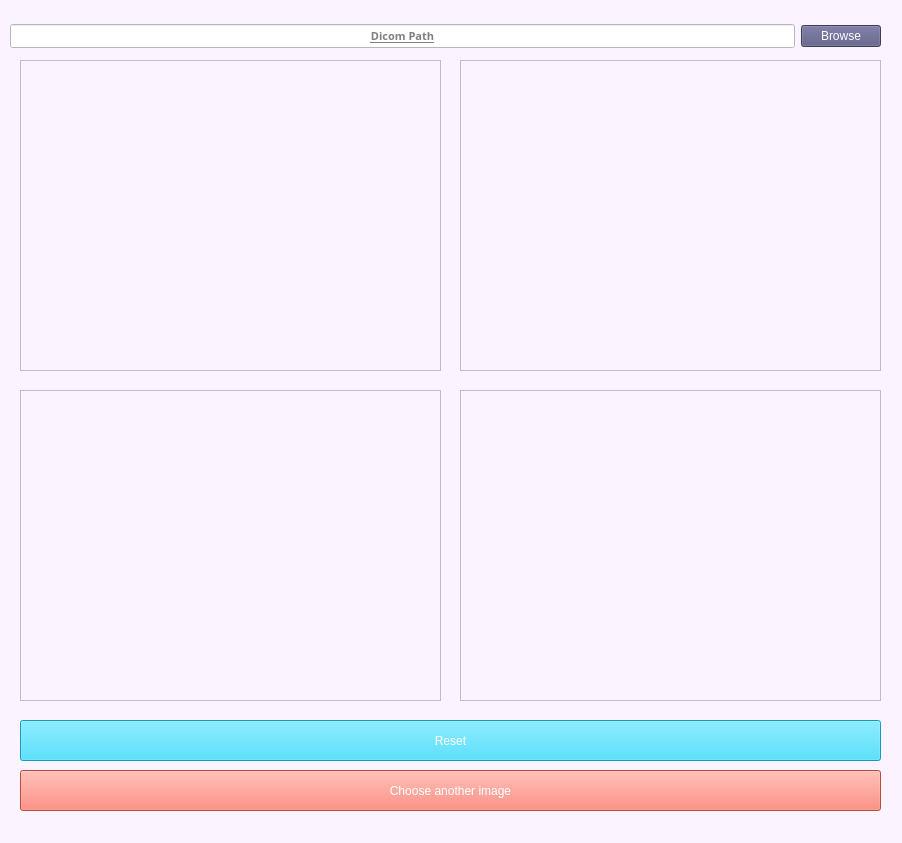
<?xml version="1.0" encoding="UTF-8"?>
<ui version="4.0">
 <class>MainWindow</class>
 <widget class="QMainWindow" name="MainWindow">
  <property name="geometry">
   <rect>
    <x>0</x>
    <y>0</y>
    <width>902</width>
    <height>843</height>
   </rect>
  </property>
  <property name="windowTitle">
   <string>Dicom Viewer</string>
  </property>
  <property name="styleSheet">
   <string notr="true">background-color:rgb(251, 243, 255)</string>
  </property>
  <widget class="QWidget" name="centralwidget">
   <widget class="QGraphicsView" name="axial_view">
    <property name="geometry">
     <rect>
      <x>20</x>
      <y>60</y>
      <width>421</width>
      <height>311</height>
     </rect>
    </property>
   </widget>
   <widget class="QGraphicsView" name="oblique_view">
    <property name="geometry">
     <rect>
      <x>460</x>
      <y>390</y>
      <width>421</width>
      <height>311</height>
     </rect>
    </property>
   </widget>
   <widget class="QGraphicsView" name="coronal_view">
    <property name="geometry">
     <rect>
      <x>460</x>
      <y>60</y>
      <width>421</width>
      <height>311</height>
     </rect>
    </property>
   </widget>
   <widget class="QGraphicsView" name="sagital_view">
    <property name="geometry">
     <rect>
      <x>20</x>
      <y>390</y>
      <width>421</width>
      <height>311</height>
     </rect>
    </property>
   </widget>
   <widget class="QPushButton" name="browse_button_2">
    <property name="enabled">
     <bool>true</bool>
    </property>
    <property name="geometry">
     <rect>
      <x>20</x>
      <y>770</y>
      <width>861</width>
      <height>41</height>
     </rect>
    </property>
    <property name="autoFillBackground">
     <bool>false</bool>
    </property>
    <property name="styleSheet">
     <string notr="true">font: 12pt &quot;Broadway&quot;;
color: rgb(255, 255, 255);
background-color: rgb(255, 107, 88);</string>
    </property>
    <property name="text">
     <string>Choose another image</string>
    </property>
   </widget>
   <widget class="QPushButton" name="reset_button">
    <property name="enabled">
     <bool>true</bool>
    </property>
    <property name="geometry">
     <rect>
      <x>20</x>
      <y>720</y>
      <width>861</width>
      <height>41</height>
     </rect>
    </property>
    <property name="autoFillBackground">
     <bool>false</bool>
    </property>
    <property name="styleSheet">
     <string notr="true">font: 12pt &quot;Broadway&quot;;
color: rgb(255, 255, 255);
background-color: rgb(33, 215, 255);</string>
    </property>
    <property name="text">
     <string>Reset</string>
    </property>
   </widget>
   <widget class="QWidget" name="horizontalLayoutWidget_3">
    <property name="geometry">
     <rect>
      <x>10</x>
      <y>20</y>
      <width>871</width>
      <height>33</height>
     </rect>
    </property>
    <layout class="QHBoxLayout" name="horizontalLayout_3">
     <property name="sizeConstraint">
      <enum>QLayout::SetNoConstraint</enum>
     </property>
     <item>
      <widget class="QLineEdit" name="browse_bar">
       <property name="font">
        <font>
         <family>Segoe Script</family>
         <pointsize>8</pointsize>
         <weight>75</weight>
         <italic>false</italic>
         <bold>true</bold>
         <underline>true</underline>
        </font>
       </property>
       <property name="cursor">
        <cursorShape>IBeamCursor</cursorShape>
       </property>
       <property name="mouseTracking">
        <bool>true</bool>
       </property>
       <property name="focusPolicy">
        <enum>Qt::StrongFocus</enum>
       </property>
       <property name="acceptDrops">
        <bool>false</bool>
       </property>
       <property name="styleSheet">
        <string notr="true">background-color: rgb(255, 255, 255);
text-decoration: underline;
</string>
       </property>
       <property name="inputMask">
        <string/>
       </property>
       <property name="frame">
        <bool>true</bool>
       </property>
       <property name="cursorPosition">
        <number>0</number>
       </property>
       <property name="alignment">
        <set>Qt::AlignCenter</set>
       </property>
       <property name="dragEnabled">
        <bool>false</bool>
       </property>
       <property name="readOnly">
        <bool>true</bool>
       </property>
       <property name="placeholderText">
        <string notr="true">Dicom Path</string>
       </property>
       <property name="clearButtonEnabled">
        <bool>false</bool>
       </property>
      </widget>
     </item>
     <item>
      <widget class="QPushButton" name="browse_button">
       <property name="enabled">
        <bool>true</bool>
       </property>
       <property name="autoFillBackground">
        <bool>false</bool>
       </property>
       <property name="styleSheet">
        <string notr="true">font: 12pt &quot;Broadway&quot;;
color: rgb(255, 255, 255);
background-color: rgb(85, 85, 127);</string>
       </property>
       <property name="text">
        <string>Browse</string>
       </property>
      </widget>
     </item>
    </layout>
   </widget>
  </widget>
  <widget class="QStatusBar" name="statusbar"/>
 </widget>
 <resources/>
 <connections/>
</ui>
